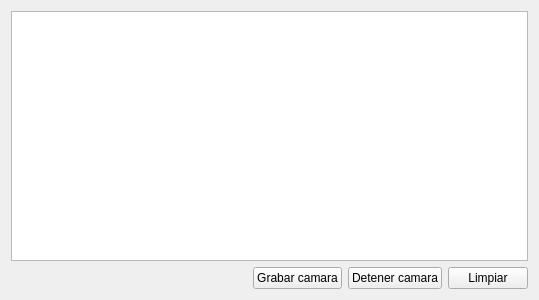
<?xml version="1.0" encoding="UTF-8"?>
<ui version="4.0">
 <class>Principal</class>
 <widget class="QWidget" name="Principal">
  <property name="geometry">
   <rect>
    <x>0</x>
    <y>0</y>
    <width>539</width>
    <height>300</height>
   </rect>
  </property>
  <property name="windowTitle">
   <string>Principal</string>
  </property>
  <layout class="QGridLayout" name="gridLayout">
   <item row="0" column="0" colspan="4">
    <widget class="QTextEdit" name="te"/>
   </item>
   <item row="1" column="2">
    <widget class="QPushButton" name="pbDetenerCamara">
     <property name="text">
      <string>Detener camara</string>
     </property>
    </widget>
   </item>
   <item row="1" column="0">
    <spacer name="horizontalSpacer">
     <property name="orientation">
      <enum>Qt::Horizontal</enum>
     </property>
     <property name="sizeHint" stdset="0">
      <size>
       <width>40</width>
       <height>20</height>
      </size>
     </property>
    </spacer>
   </item>
   <item row="1" column="3">
    <widget class="QPushButton" name="pbLimpiar">
     <property name="text">
      <string>Limpiar</string>
     </property>
    </widget>
   </item>
   <item row="1" column="1">
    <widget class="QPushButton" name="pbGrabarCamara">
     <property name="text">
      <string>Grabar camara</string>
     </property>
    </widget>
   </item>
  </layout>
 </widget>
 <layoutdefault spacing="6" margin="11"/>
 <resources/>
 <connections/>
</ui>
